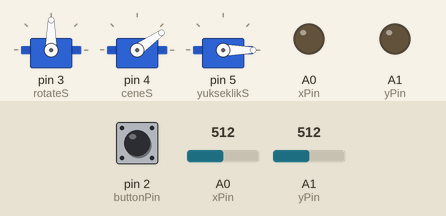
This sketch was run on a simulated Arduino Uno, built with avr-gcc and run on an emulated ATmega328P. Shown: 3 × servo, output pins drawn as LEDs (lit = HIGH). The test bench sets the inputs (shaded band); at power-on: A0 (xPin) = 512, A1 (yPin) = 512, pin 2 (buttonPin) HIGH.

Above: at 1.3 s.
1.4 s: A0 (xPin) set to 312
4.4 s: A0 (xPin) set to 294
At 5.4 s:
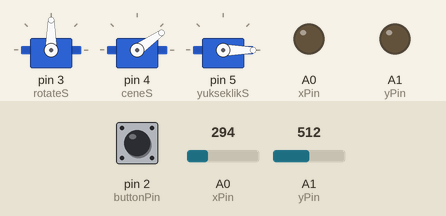
5.9 s: A1 (yPin) set to 21
7.4 s: A1 (yPin) set to 18
At 8.1 s:
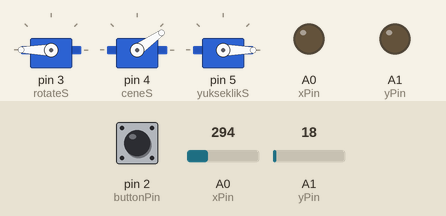
At 10.1 s:
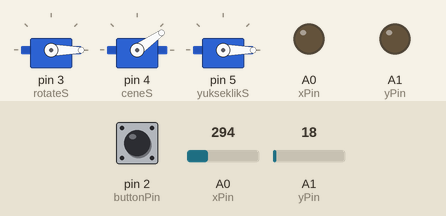
10.4 s: pin 2 (buttonPin) pulled LOW for 0.6 s
At 11.7 s:
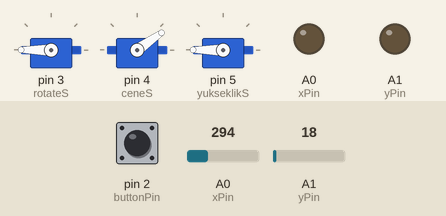
14.0 s: pin 2 (buttonPin) pulled LOW for 3.2 s
Timing chart, 0 to 21.2 s (numbered marks = the images above; inputs shaded):
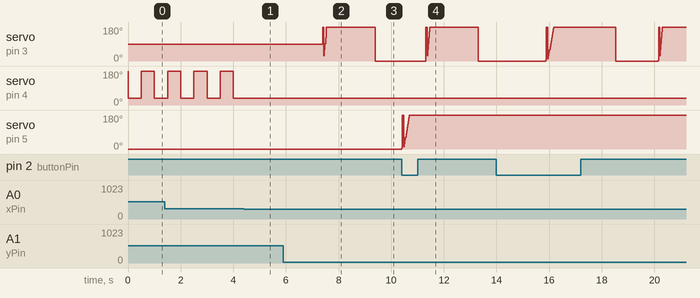

The sketch:

RoboticArmCode.ino
```cpp
 #include <Servo.h>

Servo rotateS;
Servo ceneS;
Servo yukseklikS;
int xPin = A0;
int yPin = A1;
int buttonPin = 2;

int xPozisyon;
int yPozisyon;
int butonDurum;
int zeroSerie = 0;
int eksen = 90;
int eksenY = 0;


int degisken = 1;
int ceneDegisken = 1;

void setup() {
Serial.begin(9600);
pinMode(xPin, init);
pinMode(yPin, init);
pinMode(buttonPin, INPUT_PULLUP);
rotateS.attach(3);
ceneS.attach(4);
yukseklikS.attach(5);
yukseklikS.write(0);
ceneS.write(180);
rotateS.write(90);
}
void cene() {
if(ceneDegisken % 2 == 0)
ceneS.write(35);
if(ceneDegisken % 2 == 1)
ceneS.write(180);
delay(500);
}
void rotate() {
if(degisken % 2 == 0){
  if (eksen < 0){
    eksen += 1;
  if (eksen > 180){
    eksen -= 1;
  }
  }
  if (xPozisyon > 150 && yPozisyon < 20){
    eksen += 5;
    rotateS.write(eksen);
  }
  if (yPozisyon > 150 && xPozisyon < 20){
    eksen -= 5;
    rotateS.write(eksen);
  }
}
}
void yukseklik() {
if(degisken %2 != 0){
  if (eksenY < 0){
    eksenY += 1;
  if (eksenY > 180){
    eksenY -= 1;
  }
  }
  if (xPozisyon > 150 && yPozisyon < 20){
    eksenY += 5;
    yukseklikS.write(eksenY);
  }
  if (yPozisyon > 150 && xPozisyon < 20){
    eksenY -= 5;
    yukseklikS.write(eksenY);
  }
}
}
void loop() {
  if(butonDurum == 0)
  degisken ++;
  if(xPozisyon > 300 && yPozisyon > 300)
  ceneDegisken ++;
  rotate();
  yukseklik();
  if(xPozisyon > 300 && yPozisyon > 300)
  cene();
  butonDurum = digitalRead(buttonPin);
  xPozisyon = analogRead(xPin);
  yPozisyon = analogRead(yPin);
  /*Serial.print("X Pozisyonu: ");
  Serial.print(xPozisyon);
  Serial.print(" | Y Pozisyonu: ");
  Serial.print(yPozisyon);
  Serial.print(" | Buton Durum: ");
  Serial.print(butonDurum);
  Serial.print(" | degisken: ");
  Serial.print(degisken);
  Serial.print(" | cenedegisken: ");
  Serial.println(ceneDegisken);*/
}
```

Measured:
- the behaviour switches between 301 and 300 on A0 (xPin) (found by bisection; images 0 and 1)
- the behaviour switches between 20 and 19 on A1 (yPin) (found by bisection; images 1 and 2)
- after the input at 4.4 s, servo on pin 4 (ceneS): stays 35° (without the input it goes to 180° after 0.10 s)
- after the input at 5.9 s, every drawn part: stays the same
- after the input at 7.4 s, servo on pin 3 (rotateS): 90° → 180° at once, → 0° 2.0 s later
- by itself, servo on pin 4 (ceneS): alternates 180° for 0.50 s and 35° for 0.50 s
